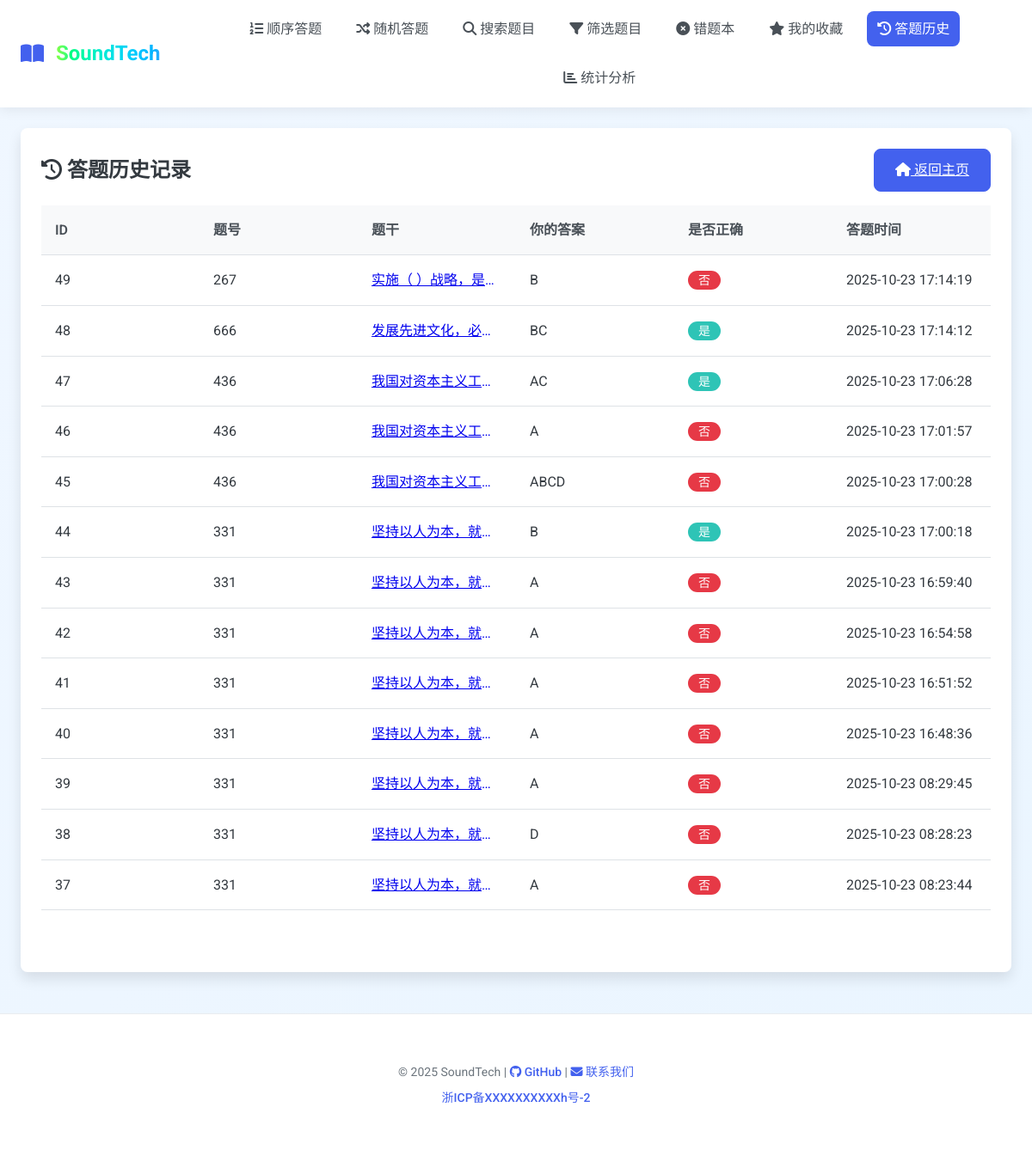
Screenshot of /history (signed in) with the database file from the repository.
### tables this page shows
CREATE TABLE history (
        id INTEGER PRIMARY KEY AUTOINCREMENT,
        user_id INTEGER NOT NULL,
        question_id TEXT NOT NULL,
        user_answer TEXT NOT NULL,
        correct INTEGER NOT NULL,
        timestamp DATETIME DEFAULT CURRENT_TIMESTAMP,
        FOREIGN KEY (user_id) REFERENCES users(id)
    );

CREATE TABLE questions (
        id TEXT PRIMARY KEY,
        stem TEXT NOT NULL,
        answer TEXT NOT NULL,
        difficulty TEXT,
        qtype TEXT,
        category TEXT,
        options TEXT, -- JSON stored options
        created_at DATETIME DEFAULT CURRENT_TIMESTAMP
    );

### app.py (the view)
@app.route("/history")
@login_required
def show_history():
    user_id = get_user_id()
    rows = show_history_util(user_id)
    history_data = []
    for row in rows:
        q = fetch_question(row['question_id'])
        stem = q['stem'] if q else "题目已删除"
        history_data.append({
            "id": row['id'],
            "question_id": row['question_id'],
            "stem": stem,
            "user_answer": row['user_answer'],
            "correct": row['correct'],
            "timestamp": row['timestamp']
        })
    return render_template("history.html", history=history_data)

### app.py (called while the page is built)
@app.before_request
def log_request_info():
    if request.endpoint not in ['static']:
        app.logger.debug(f"请求: {request.method} {request.url} - IP: {request.remote_addr} - User-Agent: {request.headers.get('User-Agent', 'Unknown')}")

@app.after_request
def log_response_info(response):
    if request.endpoint not in ['static']:
        app.logger.debug(f"响应: {response.status_code} - {request.method} {request.url}")
    return response

### handlers/authentication.py (called while the page is built)
def login_required(function):
    @wraps(function)
    def decorated_function(*args, **kwargs):
        if not is_logged_in():
            flash("请先登录后再访问该页面", "error")
            return redirect(url_for("login", next=request.url))
        return function(*args, **kwargs)
    return decorated_function

def is_logged_in() -> bool:
    return "user_id" in session

def get_user_id() -> int:
    return session.get("user_id")

### handlers/database.py (called while the page is built)
def get_db() -> sqlite3.Connection:
    conn = sqlite3.connect("./static/database.db")
    conn.row_factory = sqlite3.Row
    return conn

def fetch_question(qid):
    conn = get_db()
    cursor = conn.cursor()
    cursor.execute('SELECT * FROM questions WHERE id=?', (qid,))
    row = cursor.fetchone()
    cursor.close()
    conn.close()
    if row:
        return {
            "id": row['id'],
            "stem": row['stem'],
            "answer": row['answer'],
            "difficulty": row['difficulty'],
            "type": row['qtype'],
            "category": row['category'],
            "options": json.loads(row['options'])
        }
    else:
        return None

def show_history_util(user_id):
    conn = get_db()
    cursor = conn.cursor()
    cursor.execute('SELECT * FROM history WHERE user_id=? ORDER BY timestamp DESC', (user_id,))
    rows = cursor.fetchall()
    cursor.close()
    conn.close()
    return rows

### templates/history.html (shortened to what this page needs)
{% extends 'base.html' %}
{% block content %}
<div class="card">
    <div class="card-title d-flex justify-content-between align-items-center">
        <div>
            <i class="fas fa-history"></i> 答题历史记录
        </div>
        <a href="{{ url_for('index') }}" class="btn btn-primary">
            <i class="fas fa-home"></i> 返回主页
        </a>
    </div>
    {% if history %}
    <div class="table-container">
        <table class="table">
            <thead>
                <tr>
                    <th>ID</th>
                    <th>题号</th>
                    <th>题干</th>
                    <th>你的答案</th>
                    <th>是否正确</th>
                    <th>答题时间</th>
                </tr>
            </thead>
            <tbody>
                {% for record in history %}
                <tr>
                    <td>{{ record.id }}</td>
                    <td>{{ record.question_id }}</td>
                    <td><a href="{{ url_for('show_question', qid=record.question_id) }}" class="question-text-truncate" title="{{ record.stem }}">{{ record.stem }}</a></td>
                    <td>{{ record.user_answer }}</td>
                    <td>
                        {% if record.correct == 1 %}
                        <span class="badge badge-success">是</span>
                        {% else %}
                        <span class="badge badge-danger">否</span>
                        {% endif %}
                    </td>
                    <td>{{ record.timestamp }}</td>
                </tr>
                {% endfor %}
            </tbody>
        </table>
    </div>
    {% else %}
    <div class="alert alert-info">
        <i class="fas fa-info-circle"></i> 你还没有任何答题历史记录。
    </div>
    {% endif %}
</div>
{% endblock %}

### static/style.css (style rules this page uses)
:root { --primary-color: #4361ee; --primary-hover: #3a56e7; --secondary-color: #3f8efc; --success-color: #2ec4b6; --danger-color: #e63946; --warning-color: #ffb703; --info-color: #4cc9f0; --light-color: #f8f9fa; --dark-color: #212529; --gray-100: #f8f9fa; --gray-200: #e9ecef; --gray-300: #dee2e6; --gray-400: #ced4da; --gray-500: #adb5bd; --gray-600: #6c757d; --gray-700: #495057; --gray-800: #343a40; --gray-900: #212529; --font-main: 'Roboto', 'Noto Sans SC', sans-serif; --border-radius: 0.5rem; --box-shadow: 0 0.5rem 1rem rgba(0, 0, 0, 0.1); --transition: all 0.3s ease; }
* { box-sizing: border-box; margin: 0; padding: 0; }
html { scroll-behavior: smooth; }
body { font-family: var(--font-main); background: linear-gradient(135deg, #f0f7ff 0%, #eaf5ff 100%); color: var(--gray-800); line-height: 1.6; min-height: 100vh; display: flex; flex-direction: column; }
.card { background-color: white; border-radius: var(--border-radius); box-shadow: var(--box-shadow); padding: 1.5rem; margin-bottom: 1.5rem; transition: var(--transition); }
.card-title { color: var(--gray-800); font-size: 1.5rem; margin-bottom: 1rem; font-weight: 600; }
.btn { display: inline-block; font-weight: 500; text-align: center; white-space: nowrap; vertical-align: middle; user-select: none; border: 1px solid transparent; padding: 0.75rem 1.5rem; font-size: 1rem; line-height: 1.5; border-radius: var(--border-radius); transition: var(--transition); cursor: pointer; touch-action: manipulation; -webkit-tap-highlight-color: transparent; position: relative; overflow: hidden; min-height: 2.75rem; }
.btn::after { content: ''; display: block; position: absolute; width: 100%; height: 100%; top: 0; left: 0; pointer-events: none; background-image: radial-gradient(circle, rgba(255, 255, 255, 0.3) 10%, transparent 10.01%); background-repeat: no-repeat; background-position: 50%; transform: scale(10, 10); opacity: 0; transition: transform 0.5s, opacity 0.8s; }
.btn-primary { color: #fff; background-color: var(--primary-color); border-color: var(--primary-color); }
.badge { display: inline-block; padding: 0.25rem 0.75rem; font-size: 0.875rem; font-weight: 500; line-height: 1; text-align: center; white-space: nowrap; vertical-align: baseline; border-radius: 50rem; }
.badge-success { background-color: var(--success-color); color: white; }
.badge-danger { background-color: var(--danger-color); color: white; }
.table-container { overflow-x: auto; margin-bottom: 2rem; -webkit-overflow-scrolling: touch; position: relative; }
.table-container::after { content: ''; position: absolute; top: 0; right: 0; bottom: 0; width: 20px; background: linear-gradient(to right, rgba(255, 255, 255, 0), rgba(0, 0, 0, 0.05)); pointer-events: none; opacity: 0; transition: opacity 0.3s; }
.table { width: 100%; border-collapse: collapse; margin-bottom: 1rem; table-layout: fixed; }
.table th, .table td { padding: 1rem; text-align: left; border-bottom: 1px solid var(--gray-300); word-wrap: break-word; overflow-wrap: break-word; }
.table th { font-weight: 600; color: var(--gray-700); background-color: var(--gray-100); position: sticky; top: 0; z-index: 10; }
.table tbody tr { transition: var(--transition); }
.question-text-truncate { display: block; max-width: 100%; white-space: nowrap; overflow: hidden; text-overflow: ellipsis; }
.d-flex { display: flex !important; }
.justify-content-between { justify-content: space-between !important; }
.align-items-center { align-items: center !important; }

### rows the page displays
history: question_id "267", timestamp "2025-10-23 17:14:19"
questions: stem "实施（ ）战略，是…"
history: question_id "666", user_answer "BC", timestamp "2025-10-23 17:14:12"
questions: stem "发展先进文化，必…"
history: question_id "436", user_answer "AC", timestamp "2025-10-23 17:06:28"
questions: stem "我国对资本主义工…" "我国对资本主义工…" "我国对资本主义工…"
history: question_id "436", timestamp "2025-10-23 17:01:57"
history: question_id "436", user_answer "ABCD", timestamp "2025-10-23 17:00:28"
history: question_id "331", timestamp "2025-10-23 17:00:18"
questions: stem "坚持以人为本，就…" "坚持以人为本，就…" "坚持以人为本，就…" "坚持以人为本，就…" "坚持以人为本，就…" "坚持以人为本，就…" "坚持以人为本，就…" "坚持以人为本，就…"
history: question_id "331", timestamp "2025-10-23 16:59:40"
history: question_id "331", timestamp "2025-10-23 16:54:58"
history: question_id "331", timestamp "2025-10-23 16:51:52"
history: question_id "331", timestamp "2025-10-23 16:48:36"
history: question_id "331", timestamp "2025-10-23 08:29:45"
history: question_id "331", timestamp "2025-10-23 08:28:23"
history: question_id "331", timestamp "2025-10-23 08:23:44"

### other values shown
{{ record.id }} "49" "48" "47" "46" "45" "44" "43" "42" "41" "40" "39" "38" "37"
{{ record.user_answer }} "B" "A" "B" "A" "A" "A" "A" "A" "D" "A"
{{ current_year|default(2025) }} "2025"
